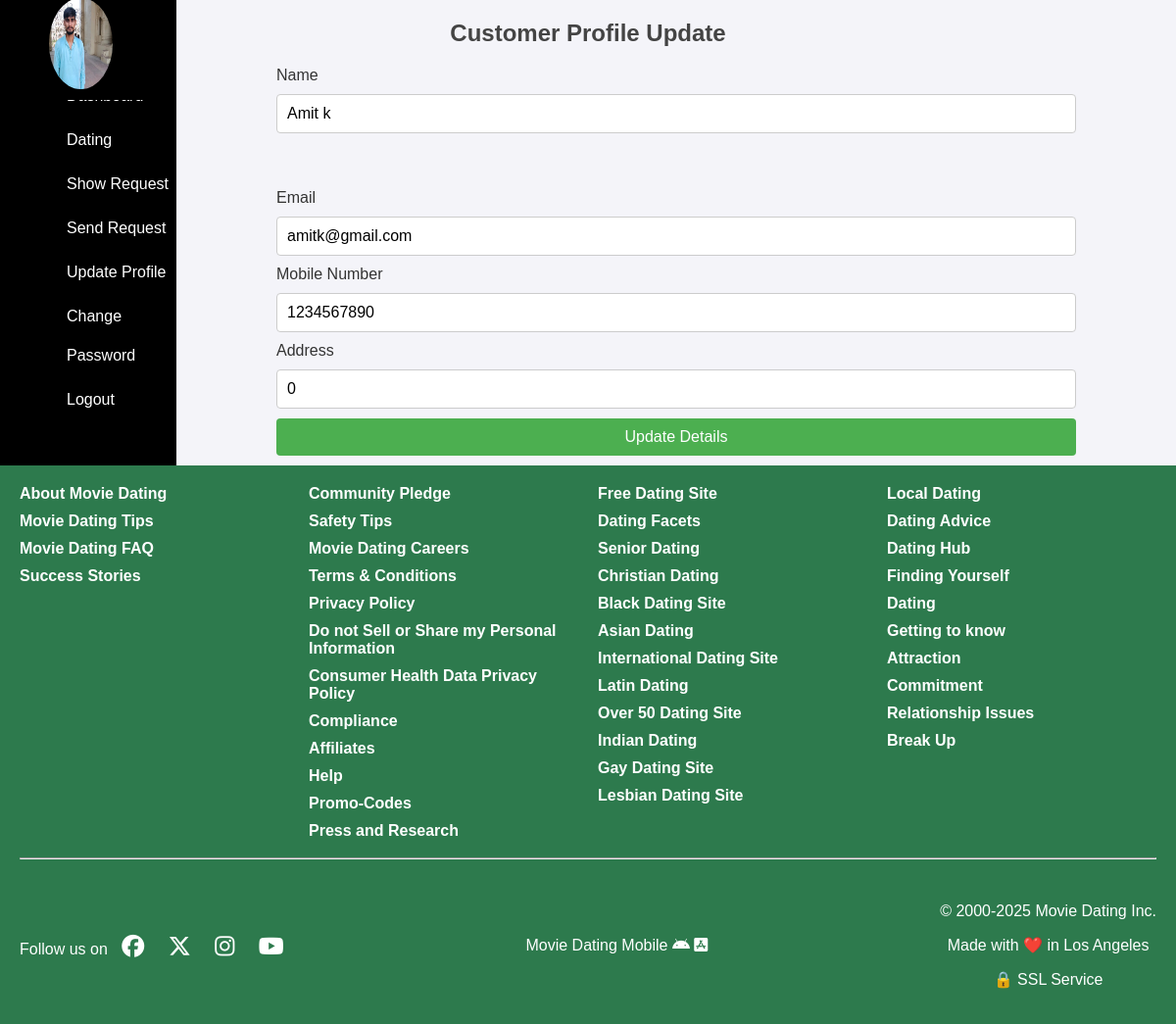
Page /html/CustomerProfileUpdate.php (signed in) on the committed database.
### tables this page shows
CREATE TABLE `customer_reg` (
  `id` int(5) NOT NULL,
  `Customer_Name` varchar(500) NOT NULL,
  `Gender` varchar(25) NOT NULL,
  `Age` int(5) NOT NULL,
  `image` longblob NOT NULL,
  `email` varchar(50) NOT NULL,
  `mobile` int(11) NOT NULL,
  `Password` varchar(500) NOT NULL,
  `State` varchar(255) NOT NULL,
  `City` varchar(255) NOT NULL,
  `Address` varchar(255) NOT NULL
);

### html/CustomerProfileUpdate.php (the view, shortened to what this page needs)
<?php
$user = $_SESSION['user'];
$email = $user['email'];
include("db.php");
$sql = "SELECT * FROM customer_reg where email=?";
$stmt = $conn->prepare($sql);
$stmt->bind_param("s", $email);
$stmt->execute();
$result = $stmt->get_result();
if ($result->num_rows > 0) {
    $userDetails = $result->fetch_assoc();
} else {
    echo "Some thing went wrong";
}
?>
<!DOCTYPE html>
<html lang="en">
<head>
    <link rel="stylesheet" href="https://cdn.jsdelivr.net/npm/sweetalert2@11.4.26/dist/sweetalert2.min.css">
    <link rel="stylesheet" href="../css/index.css">
    <link rel="stylesheet" href="https://cdnjs.cloudflare.com/ajax/libs/font-awesome/6.7.2/css/all.min.css">
</head>
<body>
    <h2 id="h2">Customer Profile Update</h2>
    <div class="profile">
        <div class="profile-left">
            <div class="logo">
                <img src="<?php echo $userDetails['image'] ?>" alt="image">
            </div>
            <ul>
                <li><a href="CustomerProfile.php">Dashboard</a></li>
                <li><a href="dating.php">Dating</a></li>
                <li><a href="showMatching.php">Show Request</a></li>
                <li><a href="sendRequest.php">Send Request</a></li>
                <li><a href="CustomerProfileUpdate.php">Update Profile</a></li>
                <li><a href="CustomerPasswordUpdate.php">Change Password</a></li>
                <li><a href="logoutCustomer.php">Logout</a></li>
            </ul>
        </div>
        <div class="details">
            <form action="" method="POST">
                <label for="">Name</label>
                <input type="text" name="name" value="<?php echo htmlspecialchars($userDetails['Customer_Name']); ?>">
                <label for="">Email</label>
                <input type="email" name="email" value="<?php echo htmlspecialchars($userDetails['email']); ?>">
                <label for="">Mobile Number</label>
                <input type="text" id="mobile" name="mobile" required placeholder="Enter your Phone" minlength="10"
                    maxlength="10" oninput="this.value = this.value.replace(/[^0-9]/g, '');" value="<?php echo htmlspecialchars($userDetails['mobile']); ?>">
                <label for="">Address</label>
                <input type="text" name="address" value="<?php echo htmlspecialchars($userDetails['Address']); ?>">
                <input type="submit" Value="Update Details">
            </form>
        </div>
    </div>
    <?php include("footer.php");
     ?>
</body>
</html>

### css/index.css (style rules this page uses)
body { margin: 0; font-family: 'Segoe UI', Tahoma, Geneva, Verdana, sans-serif; color: #fff; background-color: #fffaf5; }
body, html { height: 100%; width: 100%; font-family: 'Arial', sans-serif; color: #fff; position: relative; }

### html/CustomerProfileUpdate.php (style rules this page uses)
body { font-family: Arial, sans-serif; margin: 0; padding: 0; background-color: #f4f4f9; color: #333; }
#h2 { text-align: center; color: #444; font-size: 24px; }
.details { display: flex; margin-bottom: 10px; width: 85%; justify-content: center; align-items: center; }
.profile-left { background-color: black; width: 15%; }
.profile-left ul { margin-top: 10px; }
.profile-left ul li { display: flex; margin-top: 5px; }
.profile-left ul li a { text-decoration: none; height: 100%; height: 100%; color: white; line-height: 40px; margin-left: 20%; }
.profile { display: flex; }
.logo { height: 13%; position: absolute; margin-top: -70px; background-color: black; width: 15%; }
.logo img { width: 36%; border-radius: 100%; height: 90%; margin-left: 28%; }
form { display: flex; flex-direction: column; gap: 10px; width: 80%; }
input[type="text"], input[type="email"] { padding: 10px; font-size: 16px; width: 100%; box-sizing: border-box; border-radius: 4px; border: 1px solid #ccc; }
input[type="submit"] { background-color: #4CAF50; color: white; padding: 10px; border: none; cursor: pointer; border-radius: 4px; font-size: 16px; }

### rows in the picture
customer_reg: image (picture), name "Amit k", email "amitk@gmail.com", mobile "1234567890", address "0"
